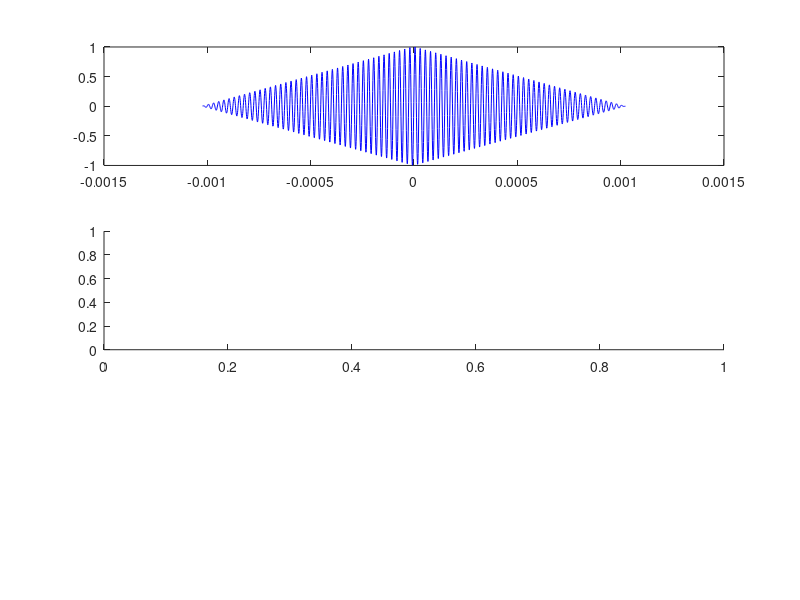

This chart was generated by the following MATLAB code: (Note: this script raises an error after producing the figure.)
close all;
clear all;
clc;

N = 1024;

fS = 1e6;
Ts = 1/fS;

f0 = fS/(N-1);

t = Ts*(0:N-1);
f = f0*(-N/2:N/2-1);

y1 = cos(2*pi*40e3*t);
y2 = cos(2*pi*40e3*(t+5e-6));

y2R = fliplr(y2);

XC_f = fft(y1,2*N) .* fft(y2R,2*N);

XC_t = ifft(XC_f);
XC_t = XC_t ./ max(abs(XC_t));

XC_t(end) = [];

fig1 = figure('units','normalized','outerposition',[0 0 1 1]);
    subplot(3,1,1);
        plot(Ts*(-N+1:N-1),XC_t,'-b');
    subplot(3,1,2);
        plot(Ts*(-N+1:N-1),xcorr(y1,y2,'coef'),'-r');
    subplot(3,1,3);
        plot(Ts*(-N+1:N-1),XC_t-xcorr(y1,y2,'coef'),'-g');